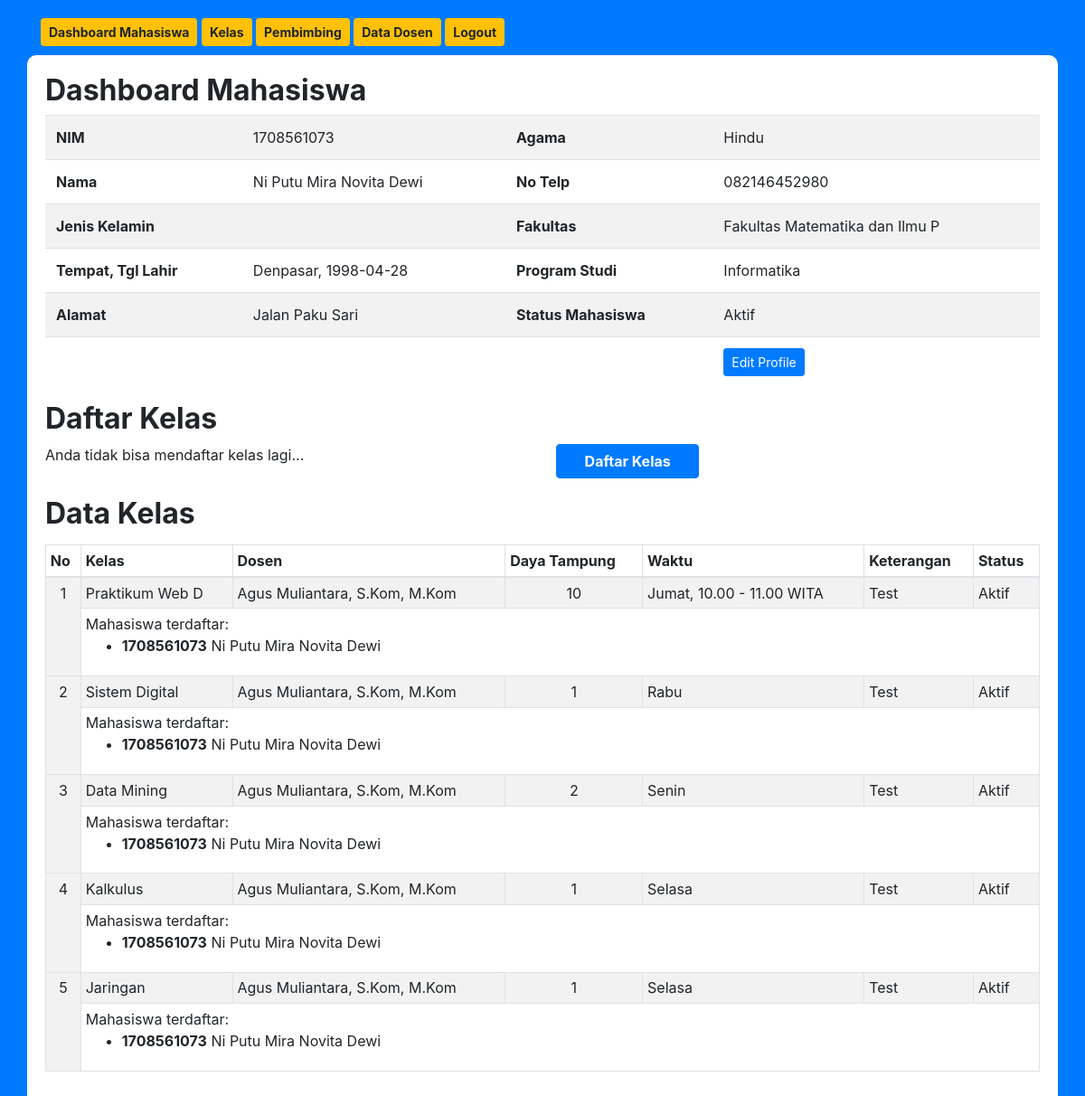
Screenshot of /mhsKelas.php (signed in) with the database file from the repository.
### tables this page shows
CREATE TABLE `mahasiswa` (
  `nim` varchar(10) NOT NULL,
  `nama` varchar(50) DEFAULT NULL,
  `jk` enum('P','L') DEFAULT NULL,
  `tmp_lahir` varchar(30) DEFAULT NULL,
  `tgl_lahir` date DEFAULT NULL,
  `alamat` varchar(100) DEFAULT NULL,
  `agama` varchar(10) DEFAULT NULL,
  `no_telp` varchar(15) DEFAULT NULL,
  `fakultas` varchar(30) DEFAULT NULL,
  `prodi` varchar(30) DEFAULT NULL,
  `status_mhs` varchar(20) DEFAULT NULL
);

CREATE TABLE `kelas` (
  `id_kelas` int(11) NOT NULL,
  `nip_dosen` varchar(30) DEFAULT NULL,
  `nama` varchar(50) DEFAULT NULL,
  `daya_tampung` int(11) DEFAULT NULL,
  `waktu` varchar(30) DEFAULT NULL,
  `keterangan` text DEFAULT NULL,
  `status` varchar(30) DEFAULT NULL
);

CREATE TABLE `dosen` (
  `nip` varchar(30) NOT NULL,
  `nama` varchar(50) DEFAULT NULL,
  `email` varchar(30) DEFAULT NULL,
  `jk` enum('P','L') DEFAULT NULL,
  `jabatan` varchar(20) DEFAULT NULL,
  `no_telp` varchar(20) DEFAULT NULL,
  `alamat` varchar(100) DEFAULT NULL,
  `agama` varchar(10) DEFAULT NULL,
  `tmp_lahir` varchar(30) DEFAULT NULL,
  `tgl_lahir` date DEFAULT NULL,
  `status_dosen` varchar(30) DEFAULT NULL
);

CREATE TABLE `kelas_mhs` (
  `id_kelas_mhs` int(11) NOT NULL,
  `nim_mhs` varchar(30) DEFAULT NULL,
  `id_kelas` int(11) DEFAULT NULL
);

### mhsKelas.php (the view, shortened to what this page needs)
<?php
$id     = $_SESSION['idUser'];
?>
<!doctype html>
<html lang="en">
  <head>
    <link rel="stylesheet" type="text/css" href="css/bootstrap.min.css">
    <link rel="stylesheet" type="text/css" href="css/style.css">
  </head>
  <body>
  <div class="container" style="margin-top:20px;">
        <a href="mhsDashboard.php"><button class="btn btn-warning btn-sm"><b>Dashboard Mahasiswa</b></button></a>
        <a href="mhsKelas.php"><button class="btn btn-warning btn-sm"><b>Kelas</b></button></a>
        <a href="mhsPembimbing.php"><button class="btn btn-warning btn-sm"><b>Pembimbing</b></button></a>
        <a href="mhsViewDosen.php"><button class="btn btn-warning btn-sm"><b>Data Dosen</b></button></a>
        <a href="logout.php"><button class="btn btn-warning btn-sm"><b>Logout</b></button></a>
    </div>
    <div class="container" style="background: #fff; padding: 20px; border-radius: 10px; margin-top: 10px;">
        <h2><b>Dashboard Mahasiswa</b></h2>
        <?php
            include 'connect.php';
            $getData    = mysqli_query($conn, "SELECT nim, nama, jk, tmp_lahir, tgl_lahir, alamat, agama, no_telp, fakultas, prodi, status_mhs FROM mahasiswa WHERE nim='$id'");
            $data       = mysqli_fetch_array($getData);
            $nim        = $data['nim'];
            $nama       = $data['nama'];
            $jk         = $data['jk'];
            $tmp_lahir  = $data['tmp_lahir'];
            $tgl_lahir  = $data['tgl_lahir'];
            $alamat     = $data['alamat'];
            $agama      = $data['agama'];
            $no_telp    = $data['no_telp'];
            $fakultas   = $data['fakultas'];
            $prodi      = $data['prodi'];
            $status_mhs = $data['status_mhs'];
        ?>
        <table class="table table-striped">
            <tr>
                <th>NIM</th>
                <td><?php echo $nim; ?></td>
                <th>Agama</th>
                <td><?php echo $agama; ?></td>
            </tr>
            <tr>
                <th>Nama</th>
                <td><?php echo $nama; ?></td>
                <th>No Telp</th>
                <td><?php echo $no_telp; ?></td>
            </tr>
            <tr>
                <th>Jenis Kelamin</th>
                <td><?php echo $jk; ?></td>
                <th>Fakultas</th>
                <td><?php echo $fakultas; ?></td>
            </tr>
            <tr>
                <th>Tempat, Tgl Lahir</th>
                <td><?php echo $tmp_lahir.", ".$tgl_lahir; ?></td>
                <th>Program Studi</th>
                <td><?php echo $prodi; ?></td>
            </tr>
            <tr>
                <th>Alamat</th>
                <td><?php echo $alamat; ?></td>
                <th>Status Mahasiswa</th>
                <td><?php echo $status_mhs; ?></td>
            </tr>
            <tr>
                <th></th>
                <td></td>
                <th></th>
                <td><a href="mhsEditProfile.php"><button class="btn btn-primary btn-sm">Edit Profile</button></a></td>
            </tr>
        </table>
        <h2 style="margin-top:10px;"><b>Daftar Kelas</b></h2>
        <form method="post" id="form-daftar-kelas">
        <div class="row">
            <div class="col-lg-6 col-md-6">
                <?php
                    include "connect.php";
                    $getJml = mysqli_query($conn, "SELECT COUNT(a.id_kelas) AS jml_kelas FROM kelas_mhs a INNER JOIN kelas b ON a.`id_kelas`=b.`id_kelas` WHERE b.`status`='Aktif' AND a.`nim_mhs`='$id'");
                    $dataJml= mysqli_fetch_array($getJml);
                    $jmlKls = $dataJml['jml_kelas'];
                if($jmlKls<5){
                ?>
                <input type="hidden" value="<?php echo $id?>" name="nim_mhs" id="nim_mhs">
                <select class="form-control" name="id_kelas" id="id_kelas">
                    <option value="">--- pilih kelas</option>
                    <?php
                        $getKelas = mysqli_query($conn, "
                        SELECT
                        a.id_kelas,
                        a.nama AS nama_kelas,
                        b.nama AS nama_dosen,
                        a.`daya_tampung`
                        FROM
                        kelas a
                        INNER JOIN dosen b
                            ON a.`nip_dosen` = b.`nip`
                        WHERE a.status = 'Aktif'
                        ");
                        while($data = mysqli_fetch_array($getKelas)){
                            if($data['jumlah_kelas']<$data['daya_tampung']){
                                ?>
                                <option value="<?php echo $data['id_kelas']; ?>"><?php echo $data['nama_kelas']. " (".$data['nama_dosen'].")"; ?></option>';
                                <?php
                            }
                        }
                    ?>
                </select>
                <?php
                }
                else{
                    echo "Anda tidak bisa mendaftar kelas lagi...";
                }
                ?>
            </div>
            <div class="col-lg-2 col-md-2">
                <button class="btn btn-primary btn-block" type="submit" id="btn-daftar-kelas"><b>Daftar Kelas</b></button>
            </div>
            </form>
        </div>
        <h2 style="margin-top:20px;"><b>Data Kelas</b></h2>
        <table class="table table-striped table-sm table-bordered" style="margin-top:15px;">
                <thead>
                <tr>
                    <th>No</th>
                    <th>Kelas</th>
                    <th>Dosen</th>
                    <th>Daya Tampung</th>
                    <th>Waktu</th>
                    <th>Keterangan</th>
                    <th>Status</th>
                </tr>
                </thead>
                <tbody id="tabel">
                <?php
                    include "connect.php";
                    $query_mysqli = mysqli_query($conn, "
                    SELECT a.id_kelas, a.nip_dosen, a.nama AS nama_kelas, b.nama, a.daya_tampung, a.waktu, a.keterangan, a.status FROM kelas a INNER JOIN dosen b ON a.`nip_dosen` = b.`nip`
                    ")or die(mysql_error());
                    $nomor = 1;
                    while($data = mysqli_fetch_array($query_mysqli)){
                    $id_kelas = $data['id_kelas'];
                ?>
                <tr>
                    <td align="center" rowspan='2'><?php echo $nomor++; ?></td>
                    <td><?php echo $data['nama_kelas']; ?></td>
                    <td><?php echo $data['nama']; ?></td>
                    <td align="center"><?php echo $data['daya_tampung']; ?></td>
                    <td><?php echo $data['waktu']?></td>
                    <td><?php echo $data['keterangan']; ?></td>
                    <td><?php echo $data['status']; ?></td>
                </tr>
                <tr>
                    <td colspan='7'>
                        Mahasiswa terdaftar:
                        <ul>
                        <?php
                            $getKelas = mysqli_query($conn, "SELECT a.nim_mhs, c.nama, b.nama AS nama_kelas FROM kelas_mhs a INNER JOIN kelas b ON a.`id_kelas`=b.`id_kelas` INNER JOIN mahasiswa c ON a.`nim_mhs`=c.`nim` WHERE a.`id_kelas`='$id_kelas'");
                            $numRow   = mysqli_num_rows($getKelas);
                            if($numRow!=0){
                                while($dataKelas = mysqli_fetch_array($getKelas)){
                                    echo "<li><b>".$dataKelas['nim_mhs']."</b> ".$dataKelas['nama']."</li>";
                                }
                            }
                            else{
                                echo "<i>Masih belum ada yg terdaftar</i>";
                            }
                        ?>
                        </ul>
                    </td>
                </tr>
                <?php } ?>
                </tbody>
            </table>
  </body>
</html>

### css/style.css (style rules this page uses)
body { background-color: #007bff; }
a { text-decoration: none; }

### rows the page displays
mahasiswa: nim "1708561073", agama "Hindu", nama "Ni Putu Mira Novita Dewi", no_telp "082146452980", fakultas "Fakultas Matematika dan Ilmu P", tmp_lahir "Denpasar", tgl_lahir "1998-04-28", prodi "Informatika", alamat "Jalan Paku Sari", status_mhs "Aktif"
kelas: nama "Praktikum Web D", dosen.nama "Agus Muliantara, S.Kom, M.Kom", daya_tampung "10", waktu "Jumat, 10.00 - 11.00 WITA", keterangan "Test", status "Aktif"
kelas_mhs: nim_mhs "1708561073", mahasiswa.nama "Ni Putu Mira Novita Dewi"
kelas: nama "Sistem Digital", dosen.nama "Agus Muliantara, S.Kom, M.Kom", daya_tampung "1", waktu "Rabu", keterangan "Test", status "Aktif"
kelas_mhs: nim_mhs "1708561073", mahasiswa.nama "Ni Putu Mira Novita Dewi"
kelas: nama "Data Mining", dosen.nama "Agus Muliantara, S.Kom, M.Kom", daya_tampung "2", waktu "Senin", keterangan "Test", status "Aktif"
kelas_mhs: nim_mhs "1708561073", mahasiswa.nama "Ni Putu Mira Novita Dewi"
kelas: nama "Kalkulus", dosen.nama "Agus Muliantara, S.Kom, M.Kom", daya_tampung "1", waktu "Selasa", keterangan "Test", status "Aktif"
kelas_mhs: nim_mhs "1708561073", mahasiswa.nama "Ni Putu Mira Novita Dewi"
kelas: nama "Jaringan", dosen.nama "Agus Muliantara, S.Kom, M.Kom", daya_tampung "1", waktu "Selasa", keterangan "Test", status "Aktif"
kelas_mhs: nim_mhs "1708561073", mahasiswa.nama "Ni Putu Mira Novita Dewi"
